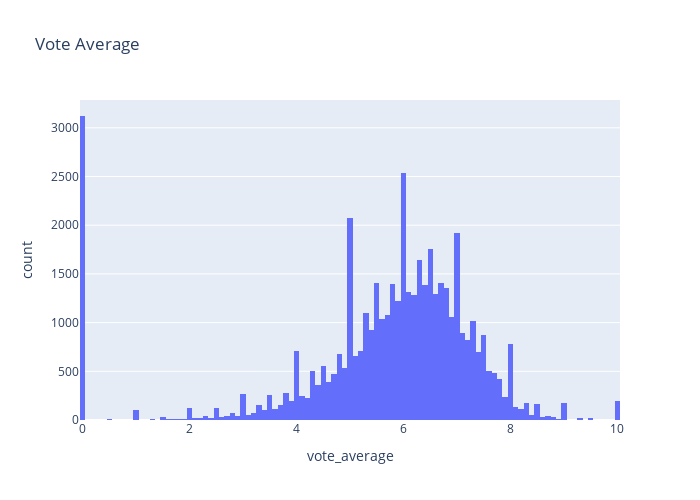

The cell this chart's notebook holds for it:
### Markdown cell above
<h2>Data Visualization

### Code cell
px.histogram(metadata, x= metadata.vote_average ,  barmode='group' , title='Vote Average' ,  width=700 , height=500 )

### Figure 1 — Plotly figure (JSON) as saved in the notebook; plotly's stock layout.template omitted (floating-point values rounded to 4 significant figures; data arrays with more than 128 entries replaced by an {"elided": "..."} marker saying what was removed)
{"data": [{"alignmentgroup": "True", "bingroup": "x", "hovertemplate": "vote_average=%{x}<br>count=%{y}<extra></extra>", "legendgroup": "", "marker": {"color": "#636efa", "pattern": {"shape": ""}}, "name": "", "offsetgroup": "", "orientation": "v", "showlegend": false, "type": "histogram", "x": {"elided": "46628 float values"}, "xaxis": "x", "yaxis": "y"}], "layout": {"barmode": "group", "height": 500, "legend": {"tracegroupgap": 0}, "title": {"text": "Vote Average"}, "width": 700, "xaxis": {"anchor": "y", "domain": [0, 1], "title": {"text": "vote_average"}}, "yaxis": {"anchor": "x", "domain": [0, 1], "title": {"text": "count"}}}}
